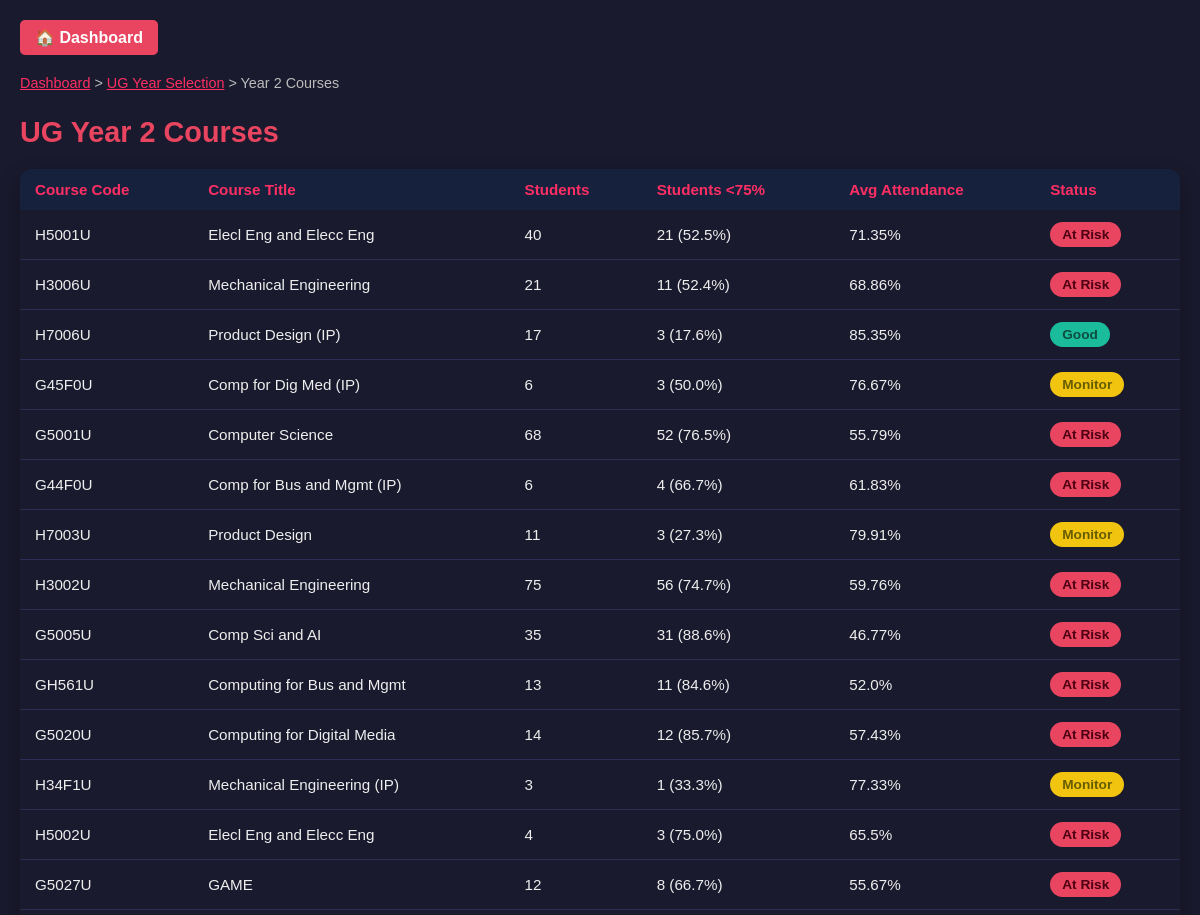
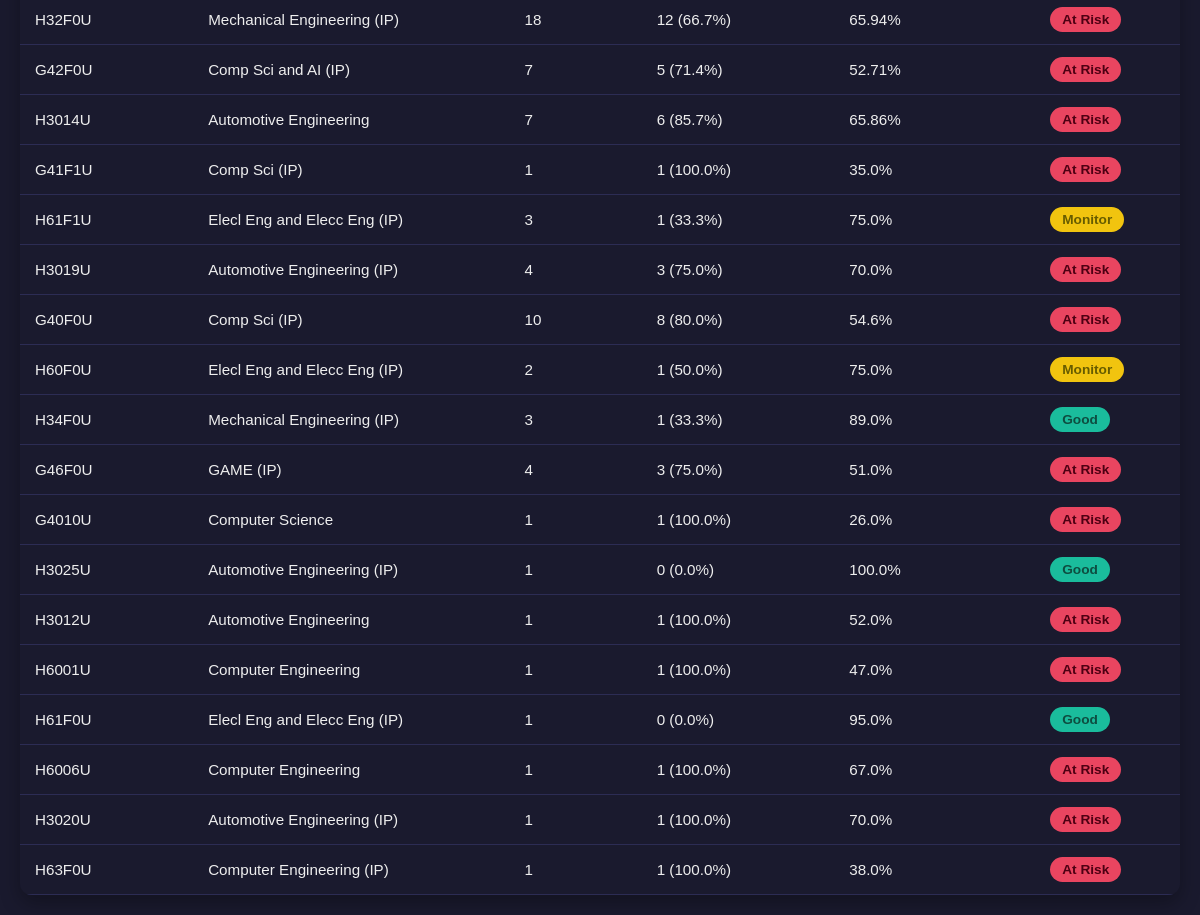
The app's page /analytics/analytics/ug-year/2/ (signed in) with its own data (2 pictures, top to bottom).
### analytics/models.py (models this page shows, shortened)
class Course(models.Model):
    title = models.CharField(max_length=255)
    code = models.CharField(max_length=50, unique=True)

### analytics/views.py (the view)
# urls.py: path('analytics/ug-year/<int:year>/', views.course_overview_by_year, name='course_overview_by_year'),
@login_required
def course_overview_by_year(request, year):
    year = int(year)
    students = Student.objects.filter(level_of_study='UG', year_of_course=year)
    student_ids = students.values_list('id', flat=True)
    enrollments = Enrollment.objects.filter(student_id__in=student_ids)
    courses = Course.objects.filter(enrollment__student_id__in=student_ids).distinct()
    course_data = []
    for course in courses:
        course_enrollments = enrollments.filter(course=course)
        attendance_values = course_enrollments.exclude(total_attendance_percent__isnull=True).values_list('total_attendance_percent', flat=True)
        avg_attendance = sum(attendance_values) / len(attendance_values) if attendance_values else 0
        low_attendance_count = course_enrollments.filter(total_attendance_percent__lt=75).count()
        student_count = course_enrollments.count()
        def get_status(avg):
            if avg >= 85:
                return 'Good'
            elif avg >= 75:
                return 'Monitor'
            else:
                return 'At Risk'
        course_data.append({
            'code': course.code,
            'title': course.title,
            'student_count': student_count,
            'avg_attendance': round(avg_attendance, 2),
            'low_attendance_display': f"{low_attendance_count} ({round((low_attendance_count / student_count) * 100, 1)}%)" if student_count else "0",
            'status': get_status(avg_attendance)
        })
    return render(request, "analytics/course_overview.html", {
        'year': year,
        'courses': course_data,
    })

### analytics/templates/analytics/course_overview.html (shortened to what this page needs)
<!DOCTYPE html>
<html>
<head>
</head>
<body>
<div class="container">
    <a href="{% url 'analytics:dashboard' %}" class="back-button">🏠 Dashboard</a>
    <div class="breadcrumb">
        <a href="{% url 'analytics:dashboard' %}" class="breadcrumb-link">Dashboard</a> &gt;
        <a href="{% url 'analytics:ug_year_selection' %}" class="breadcrumb-link">UG Year Selection</a> &gt;
        <span>Year {{ year }} Courses</span>
    </div>
    <h3> UG Year {{ year }} Courses</h3>
    <table class="course-table">
        <thead>
            <tr>
                <th>Course Code</th>
                <th>Course Title</th>
                <th>Students</th>
                <th>Students &lt;75%</th>
                <th>Avg Attendance</th>
                <th>Status</th>
            </tr>
        </thead>
        <tbody>
            {% for course in courses %}
            <tr>
                <td data-label="Course Code">{{ course.code }}</td>
                <td data-label="Course Title">{{ course.title }}</td>
                <td data-label="Students">{{ course.student_count }}</td>
                <td data-label="Students <75%">{{ course.low_attendance_display }}</td>
                <td data-label="Avg Attendance">{{ course.avg_attendance }}%</td>
                <td data-label="Status">
                    <span class="status-badge
                        {% if course.status == 'Good' %}status-good
                        {% elif course.status == 'Monitor' %}status-warning
                        {% else %}status-danger{% endif %}">
                        {{ course.status }}
                    </span>
                </td>
            </tr>
            {% empty %}
            <tr>
                <td colspan="6">No courses found for this year.</td>
            </tr>
            {% endfor %}
        </tbody>
    </table>
</div>
</body>
</html>

### analytics/templates/analytics/course_overview.html (style rules this page uses)
* { margin: 0; padding: 0; box-sizing: border-box; font-family: 'Poppins', sans-serif; }
body { background: #1a1a2e; color: #ffffff; min-height: 100vh; padding: 20px; }
.container { max-width: 1200px; margin: 0 auto; }
.back-button { background: #e94560; color: white; padding: 8px 15px; border-radius: 5px; text-decoration: none; font-weight: 600; display: inline-block; margin-bottom: 20px; transition: background 0.3s ease, transform 0.2s; }
.breadcrumb { font-size: 0.9em; color: #bbb; margin-bottom: 25px; user-select: none; }
.breadcrumb-link, .breadcrumb-link:visited { color: #ff2e63; text-decoration: underline; cursor: pointer; }
h3 { font-size: 1.8em; color: #e94560; margin-bottom: 20px; }
.course-table { width: 100%; border-collapse: collapse; font-size: 0.95em; color: #eee; box-shadow: 0 8px 20px rgba(0, 0, 0, 0.3); border-radius: 12px; overflow: hidden; }
.course-table thead { background: #16213e; color: #ff2e63; font-weight: 600; text-align: left; }
.course-table th, .course-table td { padding: 12px 15px; }
.course-table tbody tr { background: #1a1a2e; border-bottom: 1px solid #2c2c54; transition: background 0.3s ease; }
.status-badge { padding: 5px 12px; border-radius: 15px; font-weight: 600; font-size: 0.9em; display: inline-block; user-select: none; }
.status-good { background-color: #1abc9c; color: #0e4d40; }
.status-warning { background-color: #f1c40f; color: #665c00; }
.status-danger { background-color: #e94560; color: #4d0013; }

### records on screen
Course: code "H5001U", title "Elecl Eng and Elecc Eng"
Course: code "H3006U", title "Mechanical Engineering"
Course: code "H7006U", title "Product Design (IP)"
Course: code "G45F0U", title "Comp for Dig Med (IP)"
Course: code "G5001U", title "Computer Science"
Course: code "G44F0U", title "Comp for Bus and Mgmt (IP)"
Course: code "H7003U", title "Product Design"
Course: code "H3002U", title "Mechanical Engineering"
Course: code "G5005U", title "Comp Sci and AI"
Course: code "GH561U", title "Computing for Bus and Mgmt"
Course: code "G5020U", title "Computing for Digital Media"
Course: code "H34F1U", title "Mechanical Engineering (IP)"
Course: code "H5002U", title "Elecl Eng and Elecc Eng"
Course: code "G5027U", title "GAME"
Course: code "H32F0U", title "Mechanical Engineering (IP)"
Course: code "G42F0U", title "Comp Sci and AI (IP)"
Course: code "H3014U", title "Automotive Engineering"
Course: code "G41F1U", title "Comp Sci (IP)"
Course: code "H61F1U", title "Elecl Eng and Elecc Eng (IP)"
Course: code "H3019U", title "Automotive Engineering (IP)"
Course: code "G40F0U", title "Comp Sci (IP)"
Course: code "H60F0U", title "Elecl Eng and Elecc Eng (IP)"
Course: code "H34F0U", title "Mechanical Engineering (IP)"
Course: code "G46F0U", title "GAME (IP)"
Course: code "G4010U", title "Computer Science"
Course: code "H3025U", title "Automotive Engineering (IP)"
Course: code "H3012U", title "Automotive Engineering"
Course: code "H6001U", title "Computer Engineering"
Course: code "H61F0U", title "Elecl Eng and Elecc Eng (IP)"
Course: code "H6006U", title "Computer Engineering"
Course: code "H3020U", title "Automotive Engineering (IP)"
Course: code "H63F0U", title "Computer Engineering (IP)"

### other values on screen
{{ year }} "2"
{{ course.student_count }} "40" "21" "17" "6" "68" "6" "11" "75" "35" "13" "14" "3" "4" "12" "18" "7" "7" "1" "3" "4" "10" "2" "3" "4" "1" "1" "1" "1" "1" "1" "1" "1"
{{ course.low_attendance_display }} "21 (52.5%)" "11 (52.4%)" "3 (17.6%)" "3 (50.0%)" "52 (76.5%)" "4 (66.7%)" "3 (27.3%)" "56 (74.7%)" "31 (88.6%)" "11 (84.6%)" "12 (85.7%)" "1 (33.3%)" "3 (75.0%)" "8 (66.7%)" "12 (66.7%)" "5 (71.4%)" "6 (85.7%)" "1 (100.0%)" "1 (33.3%)" "3 (75.0%)" "8 (80.0%)" "1 (50.0%)" "1 (33.3%)" "3 (75.0%)" "1 (100.0%)" "0 (0.0%)" "1 (100.0%)" "1 (100.0%)" "0 (0.0%)" "1 (100.0%)" "1 (100.0%)" "1 (100.0%)"
{{ course.avg_attendance }} "71.35" "68.86" "85.35" "76.67" "55.79" "61.83" "79.91" "59.76" "46.77" "52.0" "57.43" "77.33" "65.5" "55.67" "65.94" "52.71" "65.86" "35.0" "75.0" "70.0" "54.6" "75.0" "89.0" "51.0" "26.0" "100.0" "52.0" "47.0" "95.0" "67.0" "70.0" "38.0"
{{ course.status }} "At Risk" "At Risk" "Good" "Monitor" "At Risk" "At Risk" "Monitor" "At Risk" "At Risk" "At Risk" "At Risk" "Monitor" "At Risk" "At Risk" "At Risk" "At Risk" "At Risk" "At Risk" "Monitor" "At Risk" "At Risk" "Monitor" "Good" "At Risk" "At Risk" "Good" "At Risk" "At Risk" "Good" "At Risk" "At Risk" "At Risk"
